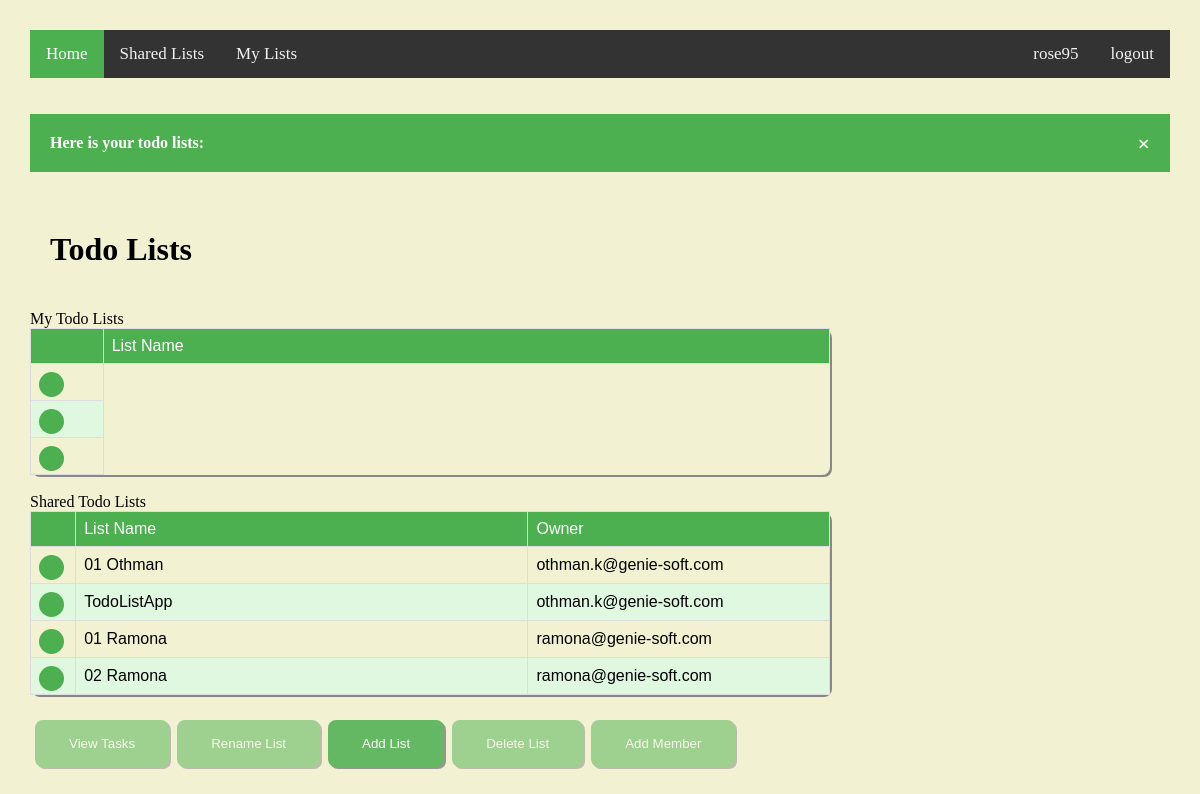
Page /polls/todolists/ (signed in) on the committed database.
### polls/models.py (models this page shows)
class TodoList(models.Model):
    name = models.CharField(max_length=15)
    user = models.ForeignKey(django.contrib.auth.models.User, on_delete=models.CASCADE, related_name='list_user', default=2)
    created_at = models.DateTimeField(auto_now_add=True)
    def get_user(self):
        return self.user

### polls/views.py (the view)
# urls.py: path('todolists/', views.TodoListView, name='todolists'),
def TodoListView(request):
    if request.method == 'GET':
        if len(CombineUserAndSharedLists(request.user.id)) == 0:
            return render(request, 'polls/todolists.html', {'todo_lists': CombineUserAndSharedLists(request.user.id),
                                                            'warningmessage': "You don't have any todo lists!",
                                                            'user_name': request.user.username}, )
        else:
            return render(request, 'polls/todolists.html',
                          {'user_lists': FilterUserTodoLists(request.user.id),
                           'shared_lists': FilterSharedTodoLists(request.user.id),
                           'user_name': request.user.username,
                           'message': 'Here is your todo lists: ', }, )
    elif request.method == 'POST':
        return DeleteTodoList(request)

### polls/views.py (called while the page is built)
def CombineUserAndSharedLists(user_id):
    user_lists = FilterUserTodoLists(user_id)
    shared_lists = FilterSharedTodoLists(user_id)
    combined_lists = []
    for user_list in user_lists:
        combined_lists.append(user_list)
    for shared_list in shared_lists:
        combined_lists.append(shared_list)
    return combined_lists

def FilterUserTodoLists(user_id):
    user_todo_lists = TodoList.objects.filter(user_id=user_id)
    return user_todo_lists

def FilterSharedTodoLists(user_id):
    mapping_shared_todo_lists = SharedListsWithUsers.objects.filter(user_id=user_id)
    todo_lists_id = []
    for mapping_shared_todo_list in mapping_shared_todo_lists:
        todo_lists_id.append(mapping_shared_todo_list.todo_list_id)
    shared_todo_lists = TodoList.objects.filter(id__in=todo_lists_id)
    return shared_todo_lists

### polls/templates/polls/todolists.html (shortened to what this page needs)
{%extends 'polls/todolistsbase.html'%}
{%block todolistscontent%}
<h1 class="header">Todo Lists</h1>
     <label class="label">My Todo Lists</label>
     <table class="customers">
         <thead>
             <tr>
                 <td width="3%"></td>
                 <td width="30%">List Name</td>
             </tr>
         </thead>
         {% for list in user_lists %}
            <tr for="list{{ forloop.counter }}">
                <td><label class="radiobuttoncontainer"><input type="radio" onclick=enable_buttons({{ list.id }}) name="list_id" id="list{{ forloop.counter }}" value="{{ list.id }}"><span class="checkpoint"></span></label></td>
            </tr>
         {% endfor %}
     </table><BR>
    <label>Shared Todo Lists</label>
     <table class="customers">
         <thead>
             <tr>
                 <td width="3%"></td>
                 <td width="30%">List Name</td>
                 <td width="20%">Owner</td>
             </tr>
         </thead>
         {% for list in shared_lists %}
            <tr for="list{{ forloop.counter }}">
                <td><label class="radiobuttoncontainer"><input type="radio" onclick=enable_buttons({{ list.id }}) name="list_id" id="list{{ forloop.counter }}" value="{{ list.id }}"><span class="checkpoint"></span></label></td>
                <td><label for="list{{ forloop.counter }}">{{list.name}}</label></td>
                <td><label for="list{{ forloop.counter }}">{{list.get_user.email}}</label></td>
            </tr>
         {% endfor %}
     </table><BR>
{%endblock%}

### polls/templates/polls/todolistsbase.html
{%extends 'polls/base.html'%}
{%block content%}
    <form action="{% url 'polls:entries' %}" method="GET">{% csrf_token %}
         {% block todolistscontent%}
         {% endblock %}
         <table>
             <tr>
                 <td><input id="view_tasks" type="submit" value="View Tasks" disabled="true"></td>
                 <td></td>
                 <td><input id="rename_list" type="submit" value="Rename List" disabled="true" formaction="{% url 'polls:renamelist' %}"></td>
                 <td></td>
                 <td><input  type="submit" value="Add List" formaction="{% url 'polls:createtodolist' %}"></td>
                 <td></td>
                 <td><input id="delete_list" type="submit" value="Delete List"  formaction="{% url 'polls:todolists' %}" formmethod="POST" onclick=confirm_delete_list() disabled="true"></td>
                 <td></td>
                 <td><input id="add_member" type="submit" value="Add Member" formaction="{% url 'polls:addmember' %}" disabled="true"></td>
             </tr>
         </table>
  </form>
{%endblock%}

### polls/templates/polls/base.html (shortened to what this page needs)
<!DOCTYPE html>
{%load static %}
<html lang="en">
<head>
    <link  rel="stylesheet" type="text/css" href="{% static 'css/style.css' %}"/>
</head>
<body class="body" >
    <div class="topnav">
      <a class="active" href="{% url 'polls:todolists' %}" methods="GET" title="Show all todo lists">Home</a>
      <a href="{% url 'polls:sharedtodolists' %}" methods="GET" title="Show todo lists shared with me">Shared Lists</a>
      <a href="{% url 'polls:mytodolists' %}" methods="GET" title="Show todo lists created by me">My Lists</a>
      <a href="{% url 'polls:logout' %}" methods="GET" class="logout_button">logout</a>
      <a href="{% url 'polls:profile' %}" methods="GET" style="float:right" title="View Profile">{{user_name}}</a>
    </div>
    <br><br>
    {% if message %}
         <div id="info-message" class="info" >
            <span class="closebtn" onclick="this.parentElement.style.display='none';">&times;</span>
            <strong>{{message}}</strong>
         </div><br>
    {% endif %}
    {% block content %}
    {% endblock %}
</body>
</html>

### static/css/style.css (style rules this page uses)
.label { width: 20%; text-align: center; background: #4CAF50 font-size: 30px; color:#000000; }
.header { padding: 20px; width: 20% text-align: center; background: #4CAF50 font-size: 60px; color:#000000; }
.body { margin:0px 0px; padding:30px; text-align:left; align:center; background: #f2f2d2; }
input[type=button]:disabled , input[type=submit]:disabled, input[type=reset]:disabled { opacity:0.5; }
input[type=button], input[type=submit], input[type=reset] { background-color: #4CAF50; border: none; color: white; padding: 16px 32px; text-decoration: none; margin: 4px 2px; cursor: pointer; opacity: 0.85; transition:0.3s; box-shadow: 2px 2px #888888; width: 100%; border-radius: 8px; }
.customers { font-family: "Trebuchet MS", Arial, Helvetica, sans-serif; border-collapse: collapse; width: 50em; align: center; box-shadow: 2px 2px #888888; border-radius: 8px !important; -moz-border-radius: 8px !important; }
.customers td { border: 1px solid #ddd; padding: 8px; }
.customers tr:nth-child(even) { background-color: #E0F8E0; opacity=0.7; }
.customers thead { padding-top: 12px; padding-bottom: 12px; text-align: left; background-color: #4CAF50; color: white; }
.info { padding: 20px; background-color: #4CAF50; color: white; }
.closebtn { margin-left: 15px; color: white; font-weight: bold; float: right; font-size: 22px; line-height: 20px; cursor: pointer; transition: 0.3s; }
.topnav { background-color: #333; overflow: hidden; }
.topnav a { float: left; color: #f2f2f2; text-align: center; padding: 14px 16px; text-decoration: none; font-size: 17px; }
.topnav a.active { background-color: #4CAF50; color: white; }
.radiobuttoncontainer { display: block; position: relative; padding-left: 0px; margin-top=15px; margin-bottom: 20px; cursor: pointer; font-size: 22px; -webkit-user-select: none; -moz-user-select: none; -ms-user-select: none; user-select: none; background-color: #f2f2f2; border-color: black; }
.checkpoint { position: absolute; top: 0; left: 0; height: 25px; width: 25px; background-color: #4CAF50; border-radius: 50%; }
.checkpoint:after { content: ""; position: absolute; display: none; }
.radiobuttoncontainer .checkpoint:after { top: 9px; left: 9px; width: 8px; height: 8px; border-radius: 50%; background: white; }
.logout_button { float:right !important; }

### rows in the picture
TodoList: name "01 Othman", get_user.email "othman.k@genie-soft.com"
TodoList: name "TodoListApp", get_user.email "othman.k@genie-soft.com"
TodoList: name "01 Ramona", get_user.email "ramona@genie-soft.com"
TodoList: name "02 Ramona", get_user.email "ramona@genie-soft.com"

### other values in the picture
{{ user_name }} "rose95"
{{ message }} "Here is your todo lists:"
